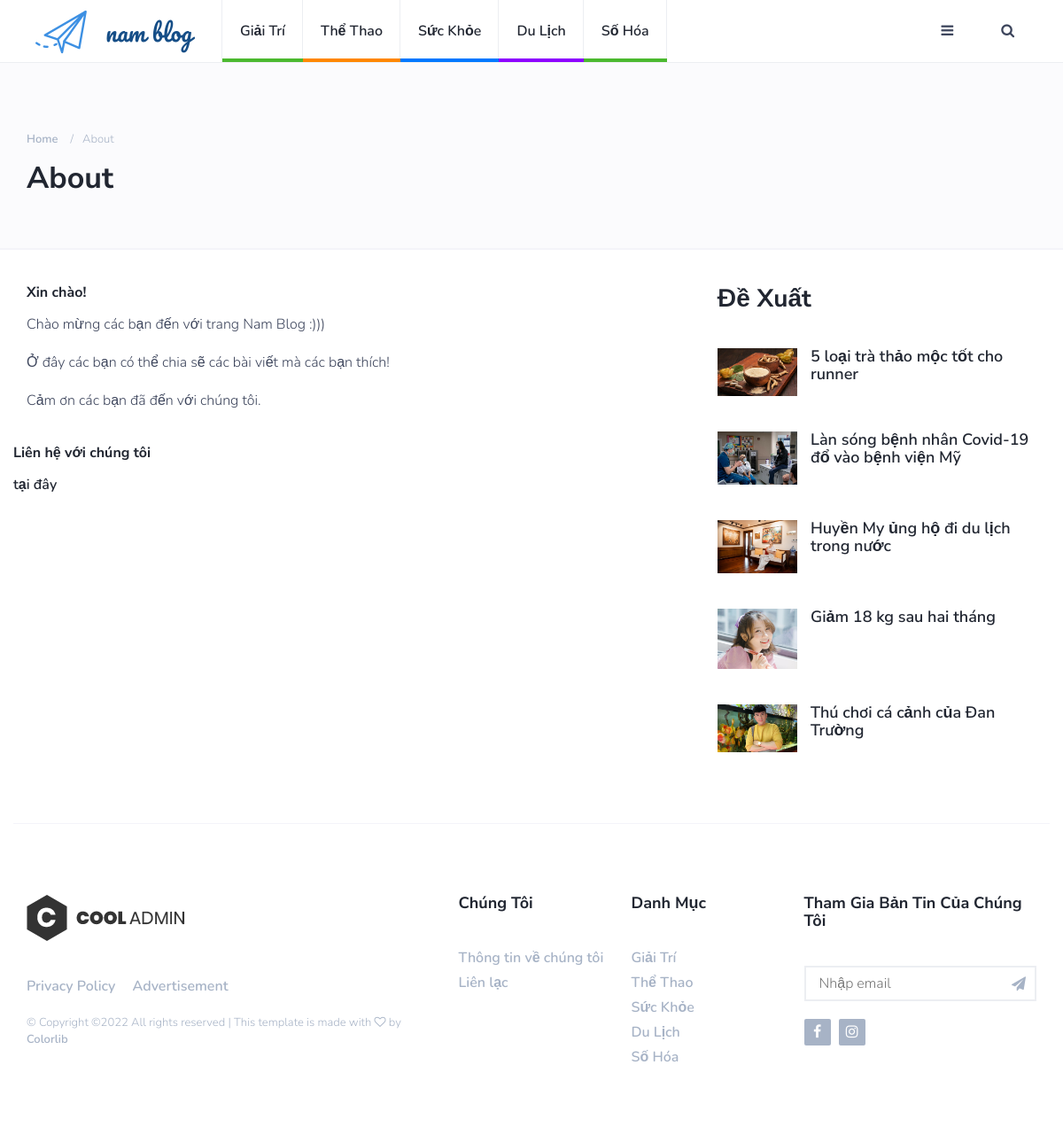
The app's page /?mod=blog&act=about with its own data.
### tables this page shows
CREATE TABLE `categories`  (
  `id` int(100) NOT NULL AUTO_INCREMENT,
  `title` varchar(255) NULL DEFAULT NULL,
  `description` text NULL,
  PRIMARY KEY (`id`) USING BTREE
);

CREATE TABLE `posts`  (
  `id` int(11) NOT NULL AUTO_INCREMENT,
  `title` varchar(150) NULL DEFAULT NULL,
  `description` varchar(500) NULL DEFAULT NULL,
  `contents` text NULL,
  `thumbnail` varchar(255) NULL DEFAULT NULL,
  `authors_id` int(11) NULL DEFAULT NULL,
  `category_id` int(11) NULL DEFAULT NULL,
  `status` int(11) NULL DEFAULT NULL,
  `created_at` datetime(0) NULL DEFAULT NULL,
  PRIMARY KEY (`id`) USING BTREE,
  INDEX `authors_id`(`authors_id`) USING BTREE,
  INDEX `category_id`(`category_id`) USING BTREE,
  CONSTRAINT `posts_ibfk_1` FOREIGN KEY (`authors_id`) REFERENCES `authors` (`id`) ON DELETE CASCADE ON UPDATE CASCADE,
  CONSTRAINT `posts_ibfk_2` FOREIGN KEY (`category_id`) REFERENCES `categories` (`id`) ON DELETE CASCADE ON UPDATE CASCADE
);

### controllers/PostController.php (called while the page is built, shortened)
<?php
	require_once('models/Model.php');
	class PostController{
		var $post_model;
		function __construct(){
			$this->post_model = new Model();
		}
		public function about(){
			$cate_name = $_GET['act'];
			$categories = $this->post_model->category();
			$data5 = $this->post_model->post5();
			require_once('views/blog/about.php');
		}
	}
 ?>

### models/Connection.php (called while the page is built, shortened)
<?php
	class Connection{
	    function __construct(){
		    $servername = "localhost";
		    $username = "root";
		    $password = "";
		    $dbname = "blogs";
		    $this->conn = new mysqli($servername, $username, $password, $dbname);
	    }
	}
 ?>

### models/Model.php (called while the page is built, shortened)
<?php
	require_once('Connection.php');
	class Model{
		var $connection;
		function __construct(){
			$conn_obj = new Connection();
			$this->connection = $conn_obj->conn;
		}
		function category(){
		    $query = "SELECT * FROM categories";
		    $categories = array();
		    $result = $this->connection->query($query);
		    while($row = $result->fetch_assoc()) {
		    	$categories[] = $row;
		    }
		    return $categories;
		}
		function post5(){
			$query = "SELECT p.*, c.title AS 'category' FROM posts p LEFT JOIN categories c ON p.category_id = c.id WHERE p.`status` = 1 ORDER BY RAND() LIMIT 5";
			$data = array();
		    $result = $this->connection->query($query);
			while ($row = $result->fetch_assoc()) {
				$data[] = $row;
			}
		    return $data;
		}
	}
 ?>

### views/blog/MainNav.php (the view, shortened to what this page needs)
<div id="nav">
	<div id="nav-fixed">
		<div class="container">
			<div class="nav-logo">
				<a href="?mod=blog" class="logo"><img src="public/img/logo1.png" alt=""></a>
			</div>
			<ul class="nav-menu nav navbar-nav">
				<?php
				$i = 1;
				foreach ($categories as $cate) {
				?>
					<li class="cat-<?= $i ?>"><a href="?mod=blog&act=category&id=<?= $cate['id'] ?>&cate=<?= $cate['title'] ?>"><?= $cate['title']?></a></li>
				<?php
				$i++;
				if ($i==5) $i=1;
				} ?>
			</ul>
			<div class="nav-btns">
				<button class="aside-btn"><i class="fa fa-bars"></i></button>
				<button class="search-btn"><i class="fa fa-search"></i></button>
			</div>
		</div>
	</div>
</div>

### views/blog/about.php (shortened to what this page needs)
<!DOCTYPE html>
<html lang="en">
	<head>
		<link type="text/css" rel="stylesheet" href="public/css/bootstrap.min.css"/>
		<link rel="stylesheet" href="public/css/font-awesome.min.css">
		<link type="text/css" rel="stylesheet" href="public/css/style.css"/>
    </head>
	<body>
		<header id="header">
			<?php require_once('MainNav.php') ?>
			<div class="page-header">
				<div class="container">
					<div class="row">
						<div class="col-md-10">
							<ul class="page-header-breadcrumb">
								<li><a href="?mod=blog">Home</a></li>
								<li><?= $cate_name ?></li>
							</ul>
							<h1><?= $cate_name ?></h1>
						</div>
					</div>
				</div>
			</div>
		</header>
		<div class="section">
			<div class="container">
				<div class="row">
					<div class="col-md-8">
						<div class="section-row">
							<h4>Xin chào!</h4>
							<p>Chào mừng các bạn đến với trang Nam Blog :)))</p>
							<p>Ở đây các bạn có thể chia sẽ các bài viết mà các bạn thích!</p>
							<p>Cảm ơn các bạn đã đến với chúng tôi.</p>
						</div>
						<div class="row section-row">
							<h4>Liên hệ với chúng tôi</h4><span><a href="?mod=blog&act=contact">tại đây</a></span>
						</div>
					</div>
					<div class="col-md-4">
						<div class="aside-widget">
							<div class="section-title">
								<h2>đề xuất</h2>
							</div>
							<?php foreach ($data5 as $post) { ?>
							<div class="post post-widget">
								<a class="post-img" href="?mod=blog&act=blogpost&id=<?= $post['id'] ?>"><img src="public/img/<?= $post['thumbnail'] ?>" alt=""></a>
								<div class="post-body">
									<h3 class="post-title"><a href="?mod=blog&act=blogpost&id=<?= $post['id'] ?>"><?= $post['title'] ?></a></h3>
								</div>
							</div>
							<?php } ?>
						</div>
					</div>
				</div>
			</div>
		</div>
<?php require_once('footer.php') ?>

### views/blog/footer.php (shortened to what this page needs)
		<footer id="footer">
			<div class="container">
				<div class="row">
					<div class="col-md-5">
						<div class="footer-widget">
							<div class="footer-logo">
								<a href="index.html" class="logo"><img src="./img/logo.png" alt=""></a>
							</div>
							<ul class="footer-nav">
								<li><a href="#">Privacy Policy</a></li>
								<li><a href="#">Advertisement</a></li>
							</ul>
							<div class="footer-copyright">
								<span>&copy;
Copyright &copy;<script>document.write(new Date().getFullYear());</script> All rights reserved | This template is made with <i class="fa fa-heart-o" aria-hidden="true"></i> by <a href="https://colorlib.com" target="_blank">Colorlib</a>
</span>
							</div>
						</div>
					</div>
					<div class="col-md-4">
						<div class="row">
							<div class="col-md-6">
								<div class="footer-widget">
									<h3 class="footer-title">Chúng tôi</h3>
									<ul class="footer-links">
										<li><a href="?mod=blog&act=about">Thông tin về chúng tôi</a></li>
										<li><a href="?mod=blog&act=contact">Liên lạc</a></li>
									</ul>
								</div>
							</div>
							<div class="col-md-6">
								<div class="footer-widget">
									<h3 class="footer-title">Danh mục</h3>
									<ul class="footer-links">
										<?php foreach ($categories as $cate) { ?>
											<li><a href="?mod=blog&act=category&id=<?= $cate['id'] ?>&cate=<?= $cate['title'] ?>"><?= $cate['title']?></a></li>
										<?php } ?>
									</ul>
								</div>
							</div>
						</div>
					</div>
					<div class="col-md-3">
						<div class="footer-widget">
							<h3 class="footer-title">Tham gia bản tin của chúng tôi</h3>
							<div class="footer-newsletter">
								<form action="?mod=blog&act=email" method="post" enctype="multipart/form-data">
									<input class="input" type="email" name="email" placeholder="Nhập email">
									<button type="submit" class="newsletter-btn"><i class="fa fa-paper-plane"></i></button>
								</form>
							</div>
							<ul class="footer-social">
								<li><a href="https://facebook.com/namteo2505"><i class="fa fa-facebook"></i></a></li>
								<li><a href="https://www.instagram.com/tnam05"><i class="fa fa-instagram"></i></a></li>
							</ul>
						</div>
					</div>
				</div>
			</div>
		</footer>
	</body>
</html>

### records on screen
categories: title "Giải Trí"
categories: title "Thể Thao"
categories: title "Sức Khỏe"
categories: title "Du Lịch"
categories: title "Số Hóa"
posts: thumbnail (picture), title "5 loại trà thảo mộc tốt cho runner"
posts: thumbnail (picture), title "Làn sóng bệnh nhân Covid-19 đổ vào bệnh viện Mỹ"
posts: thumbnail (picture), title "Huyền My ủng hộ đi du lịch trong nước"
posts: thumbnail (picture), title "Giảm 18 kg sau hai tháng"
posts: thumbnail (picture), title "Thú chơi cá cảnh của Đan Trường"

### other values on screen
$cate_name "About"
